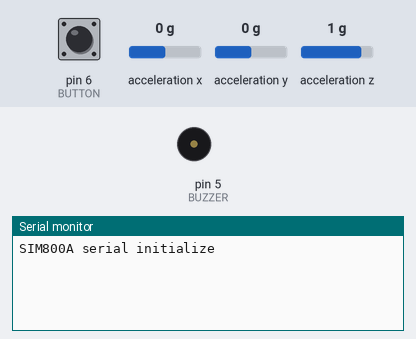
A sketch run on a simulated Arduino Uno, built with avr-gcc and run on an emulated ATmega328P. Parts: buzzer (waves = sounding, pin HIGH), the last lines printed to the serial monitor. Inputs (shaded band) come from the test bench; at power-on: pin 6 (BUTTON) HIGH, acceleration x 0 g, acceleration y 0 g, acceleration z 1 g. The modem accepts every AT command (registered, SIM ready, sends succeed) and sends nothing else.

Above: at 6.2 s.
6.3 s: pin 6 (BUTTON) pulled LOW for 0.15 s
At 6.7 s:
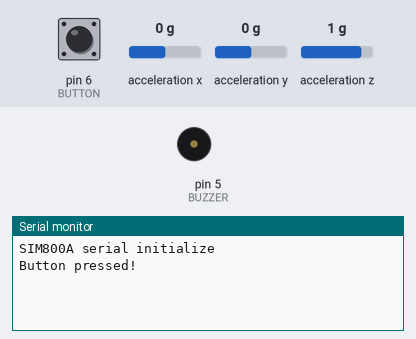
At 7.2 s:
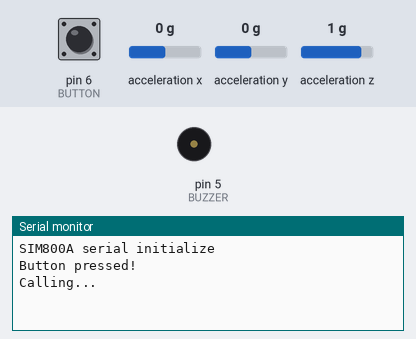

The sketch:

code.ino
```cpp
#include <Wire.h>
#include <Adafruit_Sensor.h>
#include <Adafruit_ADXL345_U.h>
#include <AltSoftSerial.h>
#include <TinyGPS++.h>
#include <SoftwareSerial.h>
#include <math.h>

const String EMERGENCY_PHONE = "+917989196925";

#define rxPin 2
#define txPin 3
SoftwareSerial sim800(rxPin, txPin);

#define BUZZER 5
#define BUTTON 6

Adafruit_ADXL345_Unified accel = Adafruit_ADXL345_Unified(12345);

float magnitude = 0;
int sensitivity = 50;
boolean impact_detected = false;
unsigned long time1;
unsigned long impact_time;
unsigned long alert_delay = 30000;

String latitude;
String longitude;

AltSoftSerial neogps;
TinyGPSPlus gps;

void setup() {
  Serial.begin(9600);

  Serial.println("SIM800A serial initialize");
  sim800.begin(9600);
  neogps.begin(9600);

  pinMode(BUZZER, OUTPUT);
  pinMode(BUTTON, INPUT_PULLUP);

  sim800.println("AT");
  delay(1000);
  sim800.println("ATE1");
  delay(1000);
  sim800.println("AT+CPIN?");
  delay(1000);
  sim800.println("AT+CMGF=1");
  delay(1000);
  sim800.println("AT+CNMI=1,1,0,0,0");
  delay(1000);

  if (!accel.begin()) {
    Serial.println("Couldn't find the ADXL345 sensor");
    while (1);
  }
  accel.setRange(ADXL345_RANGE_16_G);
  time1 = micros();
}

void loop() {
  if (micros() - time1 > 1999) {
    Impact();
  }

  if (digitalRead(BUTTON) == HIGH) {
    delay(50); // Debounce
    if (digitalRead(BUTTON) == LOW) {
      Serial.println("Button pressed!");
      button();
    }
  }
}
void parseData(String data) {
  data.trim(); // Clean up any extra spaces or newline characters

  if (data.startsWith("+CMTI")) {
    // Handle incoming SMS notification
    String msg_index = data.substring(data.indexOf(",") + 1);
    sim800.println("AT+CMGR=" + msg_index + "\r");
  }
  else if (data.startsWith("+CMGR")) {
    // Handle reading SMS content
    if (data.indexOf(EMERGENCY_PHONE) > 0 && data.indexOf("get gps") > 0) {
       // Fetch GPS coordinates
      String location_data = "GPS Location Data\rhttp://maps.google.com/maps?q=:" + latitude + "," + longitude;
       // Send GPS location via SMS
    }
  }
}
void Impact() {
   static unsigned long buzzerStartTime = 0;

  sensors_event_t event;
  accel.getEvent(&event);

  float deltax = event.acceleration.x;
  float deltay = event.acceleration.y;
  float deltaz = event.acceleration.z;

  magnitude = sqrt(sq(deltax) + sq(deltay) + sq(deltaz));

  if (magnitude >= sensitivity && !impact_detected) {
    impact_detected = true;
    impact_time = millis();
    buzzerStartTime = millis();  // Start buzzer timer

    digitalWrite(BUZZER, HIGH);
    Serial.println("Impact Detected! Magnitude: " + String(magnitude));
  }

  // Turn off the buzzer after 5 seconds
  if (impact_detected && millis() - buzzerStartTime >= 5000) {
    digitalWrite(BUZZER, LOW);
    impact_detected = false;
    makeCall();
    sendSms();
  }
}

void button() {
  digitalWrite(BUZZER, LOW);
  delay(500); // Buzzer active for 5 seconds
  digitalWrite(BUZZER, LOW);
  makeCall();
  sendAlert();
  digitalWrite(BUZZER, LOW);
  impact_detected = false;
}


void sendAlert() {
  String alert_message = "Accident Alert!!\rhttp://maps.google.com/maps?q=loc:" + latitude + "," + longitude;
  sendSms();
}

void makeCall() {
  Serial.println("Calling...");

  sim800.println("ATD" + EMERGENCY_PHONE + ";");
  delay(20000); // Wait for 20 seconds for the call
  sim800.println("ATH");
  delay(100);
}

void sendSms() {
  sim800.println("AT+CMGS=\"" + EMERGENCY_PHONE + "\""); // 1)
  delay(2000);
  sim800.print("Accident Alert!!\rhttp://maps.google.com/maps?q=:" + latitude + "," + longitude); // 2) text content
  sim800.print("Emergency!! please track +91xxxxxxxxxx ");
  delay(1000);
  sim800.write(26);
  Serial.println("SMS Sent Successfully.");
}
```

Measured:
- after the input at 6.3 s, the serial monitor: prints a new line at once (image 1)
